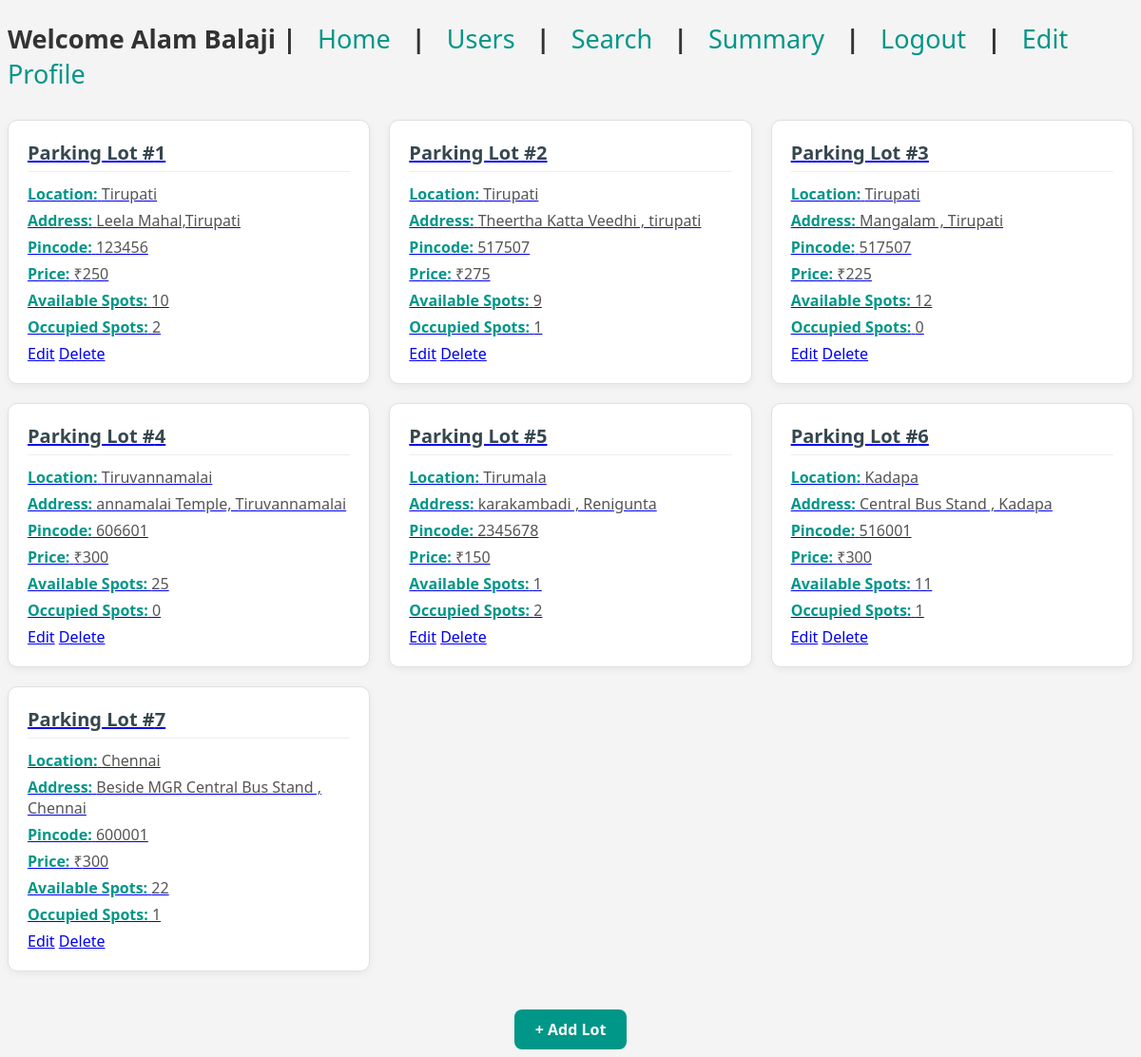
/home_page (signed in), run on an earlier commit of the app's database.
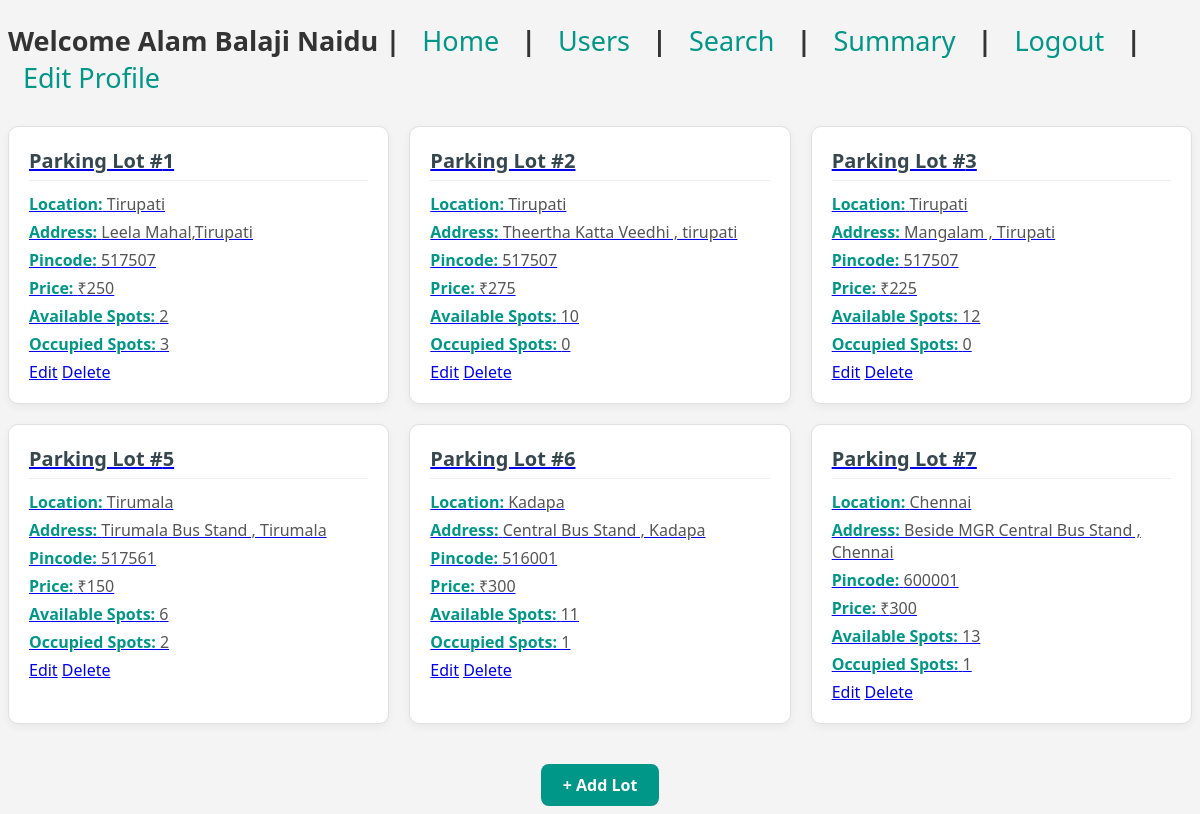
And on a later commit of the database.
### model/models.py (models this page shows)
class Admin(db.Model):
    __tablename__='admin'
    admin_id= db.Column(db.Integer,autoincrement=True,primary_key = True)
    admin_name = db.Column(db.String(45),nullable=False)
    email = db.Column(db.String(45),nullable=False)
    password = db.Column(db.String(45),nullable=False)

class Parkinglot(db.Model):
    __tablename__ = 'parkinglot'
    lot_id = db.Column(db.Integer,autoincrement=True,primary_key=True)
    location = db.Column(db.String(45),nullable=False)
    price = db.Column(db.Integer,nullable=False)
    address = db.Column(db.String(50),nullable=False)
    pincode = db.Column(db.Integer,nullable=False)
    max_spots = db.Column(db.Integer,nullable=False)

### controllers/auth.py (the view)
@app.route('/home_page',methods=["GET"])
def display():
    if(request.method=="GET"):
        if('admin_name' in session and 'a_email' in session and 'a_pass' in session):
            l=[]
            lot = db.session.query(Parkinglot).all()
            for i in lot:
                print(type(i.lot_id))
                empty = 0
                full=0
                spots = db.session.query(Parkingspot).filter(Parkingspot.lot_id==i.lot_id).all()
                for j in spots:
                    if(j.status=='O'):
                        full+=1
                    elif(j.status=='A'):
                        empty+=1
                l.append((i,spots,empty,full))
                print((i,empty,full))
            admin_db = Admin.query.first()
            return render_template('admin_homepage.html',lotspot = l,admin_name=admin_db.admin_name)
        else:
            flash('You are not logged in !!!')
            return redirect(url_for('admin_homepage'))

### templates/admin_homepage.html (shortened to what this page needs)
{% extends 'base.html' %}
{% block content %}
<div class="admin-header">
    <h2>
        Welcome {{ admin_name }} |
        <a href="{{ url_for('display') }}">Home</a> |
        <a href="{{ url_for('project_user') }}">Users</a> |
        <a href="{{url_for('admin_search')}}">Search </a>| <a href="{{ url_for('admin_summary') }}">Summary</a> |
        <a href="{{ url_for('logout_admin') }}">Logout</a> |
        <a href="{{ url_for('edit_profile') }}">Edit Profile</a>
    </h2>
</div>
<div class="lot-grid">
    {% for i in lotspot %}
    <div class="lot-card">
        <a href="{{ url_for('expansion',lot_id= i[0].lot_id) }}">
        <h3>Parking Lot #{{ i[0].lot_id }}</h3>
        <div class="lot-info"><strong>Location:</strong> {{ i[0].location }}</div>
        <div class="lot-info"><strong>Address:</strong> {{ i[0].address }}</div>
        <div class="lot-info"><strong>Pincode:</strong> {{ i[0].pincode }}</div>
        <div class="lot-info"><strong>Price:</strong> ₹{{ i[0].price }}</div>
        <div class="lot-info"><strong>Available Spots:</strong> {{ i[2] }}</div>
        <div class="lot-info"><strong>Occupied Spots:</strong> {{ i[3] }}</div>
        <div>
            <a href="{{ url_for('Edit',lot_id=i[0].lot_id ) }}">Edit</a>
            <a href="{{ url_for('deletelot',lot_id=i[0].lot_id) }}">Delete</a>
        </div>
        </a>
    </div>
    {% endfor %}
</div>
<div class="add-lot-button">
    <a href="{{ url_for('add_parkinglot') }}">+ Add Lot</a>
</div>
{% endblock %}

What changed in the data, as far as the page shows it:
removed Parkinglot: lot_id "4", location "Tiruvannamalai", address "annamalai Temple, Tiruvannamalai", pincode "606601", price "300", max_spots "25", i "0"
changed Admin: admin_name "Alam Balaji" → "Alam Balaji Naidu"
changed Parkinglot "Leela Mahal,Tirupati": pincode "123456" → "517507"; i "10" → "2"; i "2" → "3"
computed for Parkinglot "Theertha Katta Veedhi , tirupati": max_spots "9" → "10"; i "1" → "0"
changed Parkinglot "Tirumala": address "karakambadi , Renigunta" → "Tirumala Bus Stand , Tirumala"; pincode "2345678" → "517561"; i "1" → "6"
changed Parkinglot "Chennai": i "22" → "13"
